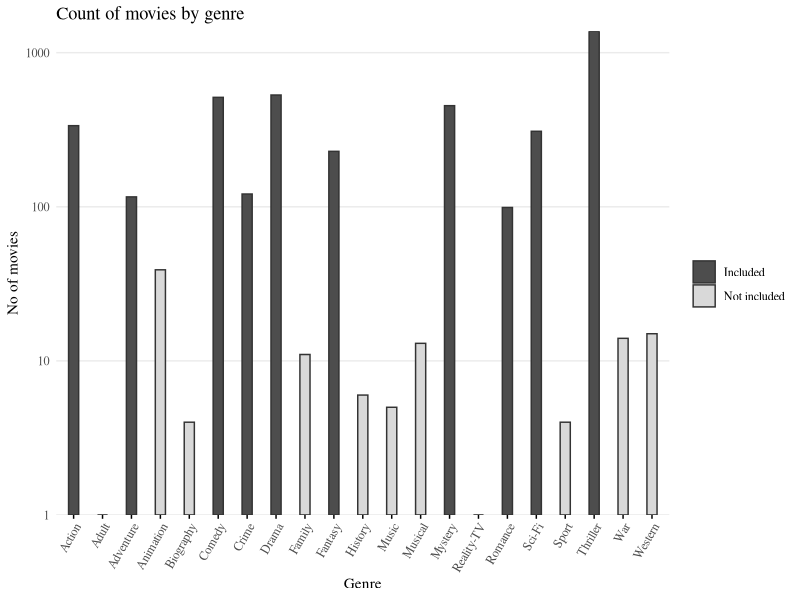
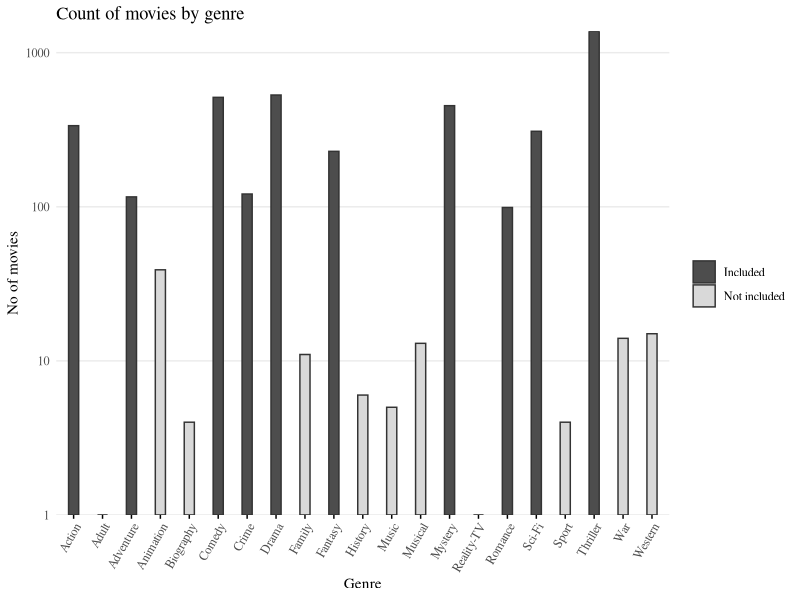

Here is the R script that generated these plots, in order:
library(readr)
library(stringr)
library(dplyr)
library(magrittr)
movies <- read_csv("IMDB_Horror_movies.csv")

#Cleaning Title of movies
title_patt    <- "(^[[:alnum:]*[:space:]*[:punct:]]*)([:space:]\\([:digit:]{4}\\)?$)"
titles        <- str_replace(string = movies$Title, pattern = title_patt, replace = "\\1")

clean_movies  <- titles %>% tibble::enframe(name = NULL, value = "title")

#Clean out special chars from names And handle middle name initals and Jr.:s
plots <- str_replace_all(string = movies$Plot, pattern = "(\\b[A-Zr]{1,2})\\.", replacement = "\\1")
plots <- str_replace_all(string = plots, pattern = "[\\-\\']", "")

#Splitting into director, cast and actual plot
director_patt <- "Directed by ([[:alnum:]*[:space:]*[\\,]*]*)\\.*"
cast_patt     <- "With ([[:alnum:]*[:space:]*[\\,]*]*)\\.*"
plot_patt     <- "([:print:]*$)"
split_pattern <- paste0(director_patt,"[:space:]*", cast_patt, "[:space:]*", plot_patt)
split_plots   <- str_match(pattern = split_pattern, string = plots)

clean_movies  %<>% mutate(story = split_plots[,4],
                          director = split_plots[,2],
                          cast  = split_plots[,3])

#Indexing movies without a plot
missing_plots <- split_plots[,4] == "" | is.na(split_plots[,4])

#Splitting genres into design matrix
genre_list        <- str_split(movies$Genres,"\\| ", simplify = TRUE)
genre_cats    <- as.vector(genre_list) %>% unique() %>% tibble() %>%
    filter(!is.na(.), . != "") %>% arrange(.data =., .) %>% pull()
genres  <- as_tibble(t(sapply(1:nrow(clean_movies), function(x){
    as.integer(genre_cats[-12] %in% genre_list[x,])
    })))
colnames(genres) <- genre_cats[-12]

genre_counts <- tibble::enframe(colSums(genres), "genre", "movie_count")
min_count <-90
kept_genre_names <- genre_counts %>% filter(movie_count > min_count) %>% pull(genre)
kept_genres <- genres %>% select(kept_genre_names)

genre_counts %<>% mutate(included = ifelse(genre %in% kept_genre_names,
                                           "Included", "Not included"))
#genre_commons <- genre_matrix %*% t(genre_matrix)

# ============== Genre count plot ==============

library(ggplot2)
theme_set(theme_minimal(base_family = "serif"))

genre_counts %>% ggplot(aes(x = genre, y = movie_count, fill = included)) +
      geom_col(col = "grey20",  width = rel(0.35)) +
      theme(panel.grid.minor = element_blank(),
            panel.grid.major.x = element_blank(),
            axis.text.x = element_text(angle = 60, hjust = 1),
            axis.ticks.x = element_line()) +
      scale_y_log10(expand = c(0,0)) +
      scale_fill_manual("", values = c("grey30", "grey85")) +
      labs(title = "Count of movies by genre", x ="Genre", y = "No of movies")

ggsave("genre_dist.png", width = 8, height = 3.2)

# ==============================================

# Final binding and export

clean_movies %<>% bind_cols(., kept_genres) %>% filter(!missing_plots)

write_csv(clean_movies, "horror_movies_cleaned.csv")
